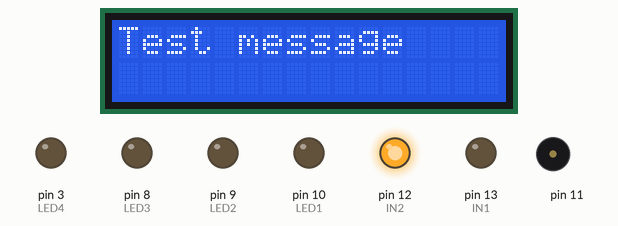
A sketch run on a simulated Arduino Uno, built with avr-gcc and run on an emulated ATmega328P. Parts: 16×2 character LCD, output pins drawn as LEDs (lit = HIGH), buzzer (waves = sounding).

Above: at 0.6 s.
At 2.6 s:
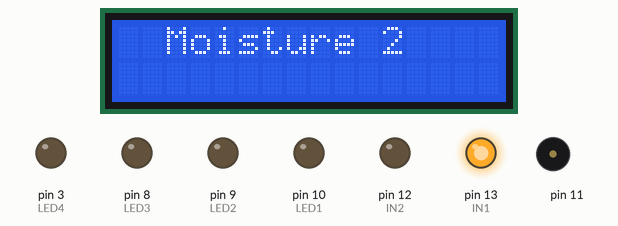
At 11.54 s:
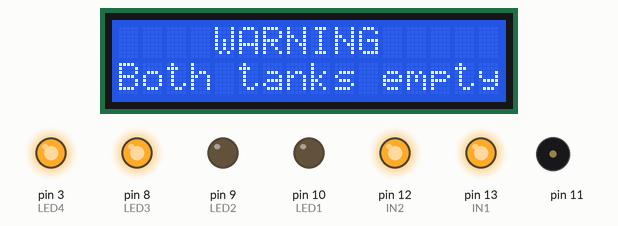
At 20.56 s:
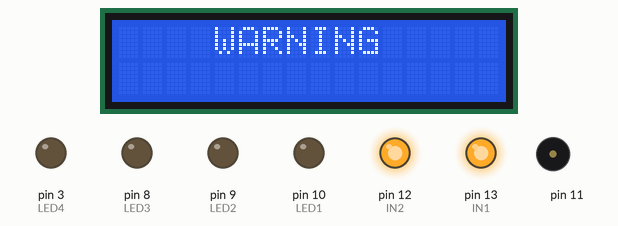
At 30.09 s:
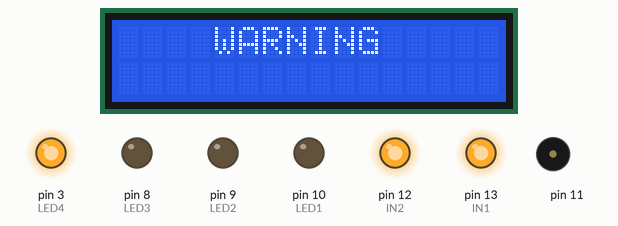
At 39.93 s:
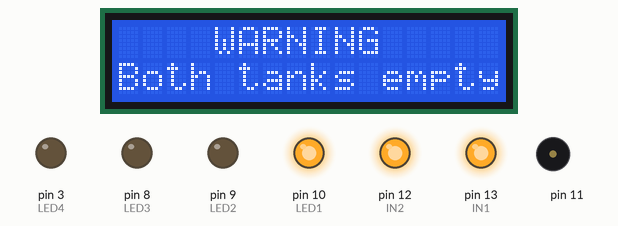
Timing chart, 0 to 40.0 s (numbered marks = the images above):
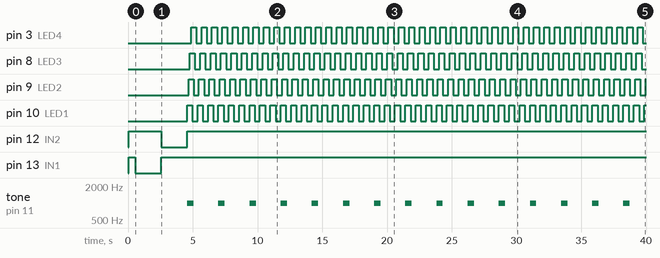

The sketch:

5_28_Refactored.ino
```cpp
/*
 * Output on LCD: "Moisture: <percent>%"
 */
//https://www.youtube.com/watch?v=AQIayZgeqq4
#include <LiquidCrystal.h>
#include <string.h>

LiquidCrystal lcd(1, 2, 4, 5, 6, 7);

//initializing connection between relay and Arduino
int IN1 = 13;
int IN2 = 12;

//initiliazing connection between the moisture sensor and Arduino
unsigned long ms_since_pump_tunred_on = 0;
int Pin1 = A0;
float sensor_1_val = 0;
int low_moisture = 488;
int high_moisture = 183;
int percent = 0;
unsigned long seconds = 0;
unsigned long minutes = 0;
int hours = 0;
int days = 0;
bool is_watered = false;
bool is_watered_2 = false;
bool is_first_tank_empty = false;
bool is_second_tank_empty = false;
int LED1 = 10;
int LED2 = 9;
int LED3 = 8;
int LED4 = 3;

void setup() {
  // put your setup code here, to run once:
  pinMode(LED1, OUTPUT);
  pinMode(LED2, OUTPUT);
  pinMode(LED3, OUTPUT);
  pinMode(LED4, OUTPUT);
  lcd.begin(16,2);
  pinMode(IN1, OUTPUT);
  pinMode(IN2, OUTPUT);
  pinMode(Pin1, INPUT);
  digitalWrite(IN1, HIGH);
  digitalWrite(IN2, HIGH);
  delay(500);
}
void last_time_watered() {
  display("Last watered ", 0, true);
  display(String((millis() - ms_since_pump_tunred_on - 3000)/1000) + " seconds ago", 1, false);

}

void led_manager() {
  digitalWrite(LED1, HIGH);
  delay(100);
  digitalWrite(LED2, HIGH);
  delay(100);
  digitalWrite(LED3, HIGH);
  delay(100);
  digitalWrite(LED4, HIGH);
  delay(100);
  digitalWrite(LED1, LOW);
  delay(100);
  digitalWrite(LED2, LOW);
  delay(100);
  digitalWrite(LED3, LOW);
  delay(100);
  digitalWrite(LED4, LOW);
  delay(100);
}

void pump_manager() {
  display("                ", 1, true);
  sensor_1_val = analogRead(Pin1);
  if(sensor_1_val > 460) {  //if the soil is dry then we open the relay, if wet, close the relay
    if(is_first_tank_empty == true) { //if the tank is empty, there is no need to turn the pump on in vain
      digitalWrite(IN1, HIGH);
    }
    else {
       digitalWrite(IN1, LOW);
       is_watered = true;
       ms_since_pump_tunred_on = millis();
    }
    display("Test message", 0, true);
    delay(2000);
      //-----------check if water tank #1 is empty---------//
    if(is_watered && sensor_1_val > 460) {  //if the pump was working but the soil remained as dry as before
        if(is_second_tank_empty == true) {digitalWrite(IN2, HIGH);}
        else {
        digitalWrite(IN2, LOW);
        digitalWrite(IN1, HIGH);
        is_first_tank_empty = true;
        is_watered_2 = true;}
        display("  Moisture 2 ", 0, false);
        delay(2000);
        if (is_watered_2 && sensor_1_val > 460) { //if the second water tank is empty as well, we turn the water pump off
          digitalWrite(IN2, HIGH);
          is_second_tank_empty = true;
        }
    }
    else {
      digitalWrite(IN2, HIGH);
    }
  }
  else {
    digitalWrite(IN1, HIGH);
  }
  while (is_second_tank_empty && is_first_tank_empty) {
    tone(11, 1000, 500);
    led_manager();
    display("    WARNING", 0, true);
    led_manager();
    display("Both tanks empty", 1, false);
    led_manager();

    /*
    digitalWrite(IN1, LOW);
    digitalWrite(IN2, LOW);

    if(sensor_1_val < 460) {  //if water was added to the tank and soil was watered
      digitalWrite(IN1, HIGH);
      digitalWrite(IN2, HIGH);
      //break;
    }
    delay(3000);
    digitalWrite(IN1, HIGH);
    digitalWrite(IN2, HIGH);*/
  }
}

void display(String message, int row, bool isClear){
   if(isClear){
    lcd.clear();
   }
   lcd.setCursor(0,row);
   lcd.print(message);
}


void display_old() {
  /*
  //pump_manager();
  lcd.setCursor(0,0);
  //lcd.print(sensor_1_val);
  //we want to map the current moisture somewhere between the low_moisture and the high_moisture, them being 0% and 100%, respectively.
  percent = map(sensor_1_val, low_moisture, high_moisture, 0, 100);
  //it's important to call lcd.clear() before writing anything onto the screen
  lcd.clear();
  lcd.print("  Moisture: ");
  lcd.print(percent);
  lcd.print("%");
  delay(3000);
  lcd.clear();*/
}
void loop() {
  pump_manager();
  delay(3000);
}
```

Measured:
- by itself, pin 3 (LED4): LOW → HIGH at 4.9 s, → LOW 0.40 s later, → HIGH 0.40 s later, → LOW 0.40 s later, … (88 changes in this stretch)
- by itself, pin 8 (LED3): LOW → HIGH at 4.8 s, → LOW 0.40 s later, → HIGH 0.40 s later, → LOW 0.40 s later, … (88 changes in this stretch)
- by itself, pin 9 (LED2): LOW → HIGH at 4.7 s, → LOW 0.40 s later, → HIGH 0.40 s later, → LOW 0.40 s later, … (89 changes in this stretch)
- by itself, pin 10 (LED1): LOW → HIGH at 4.6 s, → LOW 0.40 s later, → HIGH 0.40 s later, → LOW 0.40 s later, … (89 changes in this stretch)
- by itself, pin 12 (IN2): HIGH → LOW at 2.6 s, → HIGH 2.0 s later
- by itself, pin 13 (IN1): HIGH → LOW at 0.57 s, → HIGH 2.0 s later
- by itself, tone on pin 11: alternates 1000 Hz for 0.50 s and silent for 1.9 s
